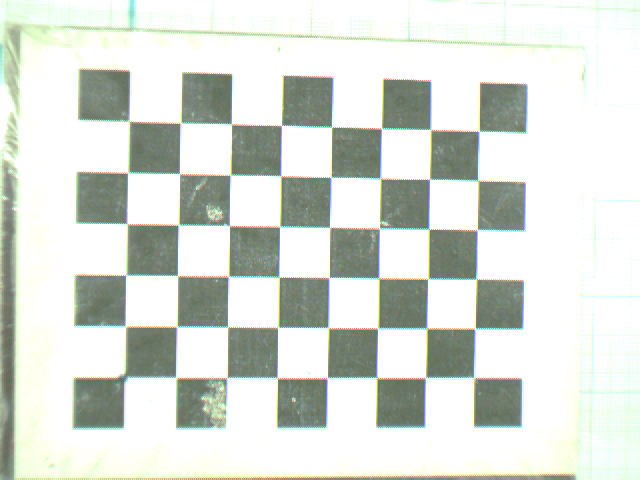
#> input picture src/lab5/images/calibration/left01.ppm, 640 x 480 px; its folder holds 4 pictures in this run
$ python stereo_calibration.py
#> lines starting #> are read from the running program, lines starting #| are printed output that depends on the picture
#!/usr/bin/env python

import cv2 as cv
import numpy as np
import glob

ROWS = 6
COLS = 8
SQUARE_SIZE = 25 # mm
CRITERIA = (cv.TERM_CRITERIA_EPS + cv.TERM_CRITERIA_MAX_ITER, 30, 0.001)

imgs_l = [cv.imread(f) for f in glob.glob('images/calibration/left*')]
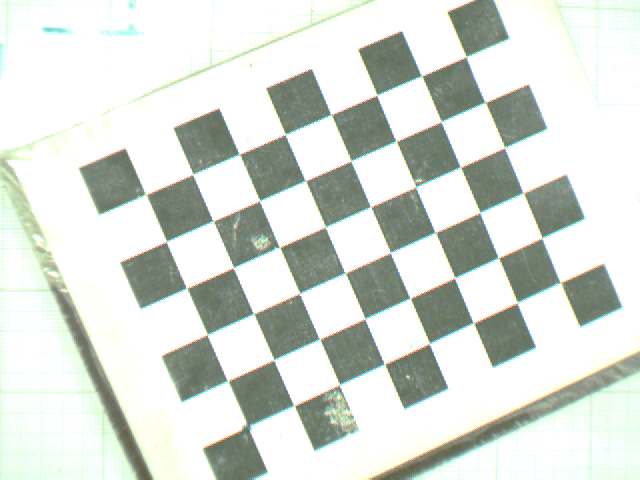
#> input picture src/lab5/images/calibration/left02.ppm, 640 x 480 px
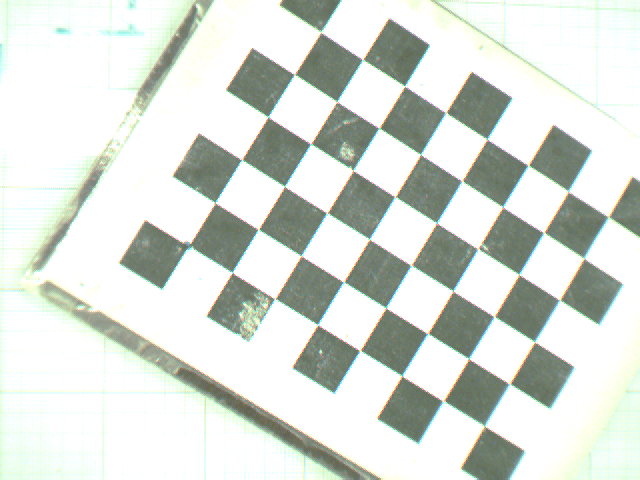
#> input picture src/lab5/images/calibration/left03.ppm, 640 x 480 px
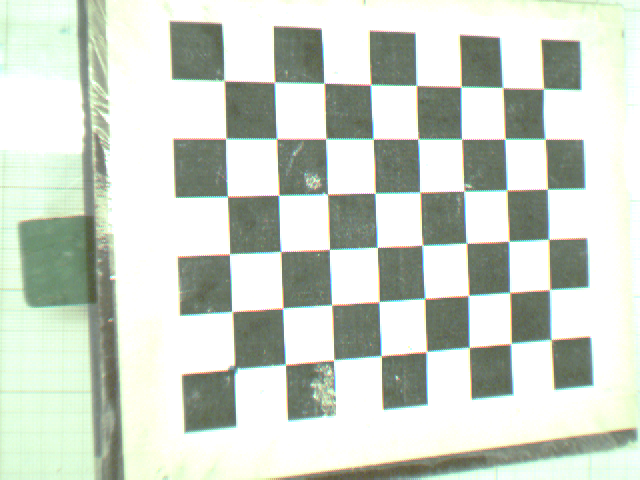
#> input picture src/lab5/images/calibration/left04.ppm, 640 x 480 px
#> imgs_l = 4 items
imgs_r = [cv.imread(f) for f in glob.glob('images/calibration/right*')]

# coordinates of squares in the checkerboard world space
objp = np.zeros((ROWS * COLS, 3), np.float32)
objp[:, :2] = np.mgrid[0:ROWS, 0:COLS].T.reshape(-1, 2)
objp = SQUARE_SIZE * objp

#Pixel coordinates of checkerboards
imgpoints_l = [] # 2d points in image plane.
imgpoints_r = []

#coordinates of the checkerboard in checkerboard world space.
objpoints = [] # 3d point in real world space

h, w = imgs_l[0].shape[:2]
#> h = 480; w = 640

for img_l, img_r in zip(imgs_l, imgs_r):
    gray_l = cv.cvtColor(img_l, cv.COLOR_BGR2GRAY)
    gray_r = cv.cvtColor(img_r, cv.COLOR_BGR2GRAY)
    ret_l, corners_l = cv.findChessboardCorners(gray_l, (ROWS, COLS), None)
    ret_r, corners_r = cv.findChessboardCorners(gray_r, (ROWS, COLS), None)

    if ret_l == True and ret_r == True:
        corners_l = cv.cornerSubPix(gray_l, corners_l, (9, 9), (-1, -1), CRITERIA)
        imgpoints_l.append(corners_l)

        corners_r = cv.cornerSubPix(gray_r, corners_r, (9, 9), (-1, -1), CRITERIA)
        imgpoints_r.append(corners_r)

        objpoints.append(objp)
#> this loop made 0 passes
#> after the loop, imgpoints_l = []; imgpoints_r = []; objpoints = []

#> (the run stopped early here; a loop or call above may not have finished)
